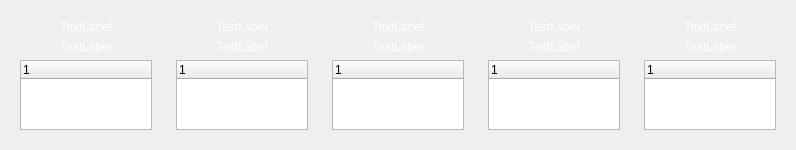
                     <widget class="QWidget" name="scrollAreaWidgetContents_10">
                      <property name="geometry">
                       <rect>
                        <x>0</x>
                        <y>0</y>
                        <width>792</width>
                        <height>145</height>
                       </rect>
                      </property>
                      <layout class="QHBoxLayout" name="horizontalLayout_3">
                       <item>
                        <widget class="QWidget" name="widget_53" native="true">
                         <property name="minimumSize">
                          <size>
                           <width>150</width>
                           <height>0</height>
                          </size>
                         </property>
                         <property name="maximumSize">
                          <size>
                           <width>150</width>
                           <height>16777215</height>
                          </size>
                         </property>
                         <layout class="QVBoxLayout" name="verticalLayout_21">
                          <item>
                           <widget class="QLabel" name="label_16">
                            <property name="layoutDirection">
                             <enum>Qt::LeftToRight</enum>
                            </property>
                            <property name="styleSheet">
                             <string notr="true">color: rgb(255, 255, 255);</string>
                            </property>
                            <property name="text">
                             <string>TextLabel</string>
                            </property>
                            <property name="alignment">
                             <set>Qt::AlignCenter</set>
                            </property>
                           </widget>
                          </item>
                          <item>
                           <widget class="QLabel" name="label_17">
                            <property name="styleSheet">
                             <string notr="true">color: rgb(255, 255, 255);</string>
                            </property>
                            <property name="text">
                             <string>TextLabel</string>
                            </property>
                            <property name="alignment">
                             <set>Qt::AlignCenter</set>
                            </property>
                           </widget>
                          </item>
                          <item>
                           <widget class="QTreeWidget" name="treeWidget_5">
                            <column>
                             <property name="text">
                              <string notr="true">1</string>
                             </property>
                            </column>
                           </widget>
                          </item>
                         </layout>
                        </widget>
                       </item>
                       <item>
                        <widget class="QWidget" name="widget_54" native="true">
                         <property name="minimumSize">
                          <size>
                           <width>150</width>
                           <height>0</height>
                          </size>
                         </property>
                         <property name="maximumSize">
                          <size>
                           <width>150</width>
                           <height>16777215</height>
                          </size>
                         </property>
                         <layout class="QVBoxLayout" name="verticalLayout_23">
                          <item>
                           <widget class="QLabel" name="label_18">
                            <property name="layoutDirection">
                             <enum>Qt::LeftToRight</enum>
                            </property>
                            <property name="styleSheet">
                             <string notr="true">color: rgb(255, 255, 255);</string>
                            </property>
                            <property name="text">
                             <string>TextLabel</string>
                            </property>
                            <property name="alignment">
                             <set>Qt::AlignCenter</set>
                            </property>
                           </widget>
                          </item>
                          <item>
                           <widget class="QLabel" name="label_21">
                            <property name="styleSheet">
                             <string notr="true">color: rgb(255, 255, 255);</string>
                            </property>
                            <property name="text">
                             <string>TextLabel</string>
                            </property>
                            <property name="alignment">
                             <set>Qt::AlignCenter</set>
                            </property>
                           </widget>
                          </item>
                          <item>
                           <widget class="QTreeWidget" name="treeWidget_7">
                            <column>
                             <property name="text">
                              <string notr="true">1</string>
                             </property>
                            </column>
                           </widget>
                          </item>
                         </layout>
                        </widget>
                       </item>
                       <item>
                        <widget class="QWidget" name="widget_55" native="true">
                         <property name="minimumSize">
                          <size>
                           <width>150</width>
                           <height>0</height>
                          </size>
                         </property>
                         <property name="maximumSize">
                          <size>
                           <width>150</width>
                           <height>16777215</height>
                          </size>
                         </property>
                         <layout class="QVBoxLayout" name="verticalLayout_24">
                          <item>
                           <widget class="QLabel" name="label_22">
                            <property name="layoutDirection">
                             <enum>Qt::LeftToRight</enum>
                            </property>
                            <property name="styleSheet">
                             <string notr="true">color: rgb(255, 255, 255);</string>
                            </property>
                            <property name="text">
                             <string>TextLabel</string>
                            </property>
                            <property name="alignment">
                             <set>Qt::AlignCenter</set>
                            </property>
                           </widget>
                          </item>
                          <item>
                           <widget class="QLabel" name="label_23">
                            <property name="styleSheet">
                             <string notr="true">color: rgb(255, 255, 255);</string>
                            </property>
                            <property name="text">
                             <string>TextLabel</string>
                            </property>
                            <property name="alignment">
                             <set>Qt::AlignCenter</set>
                            </property>
                           </widget>
                          </item>
                          <item>
                           <widget class="QTreeWidget" name="treeWidget_8">
                            <column>
                             <property name="text">
                              <string notr="true">1</string>
                             </property>
                            </column>
                           </widget>
                          </item>
                         </layout>
                        </widget>
                       </item>
                       <item>
                        <widget class="QWidget" name="widget_56" native="true">
                         <property name="minimumSize">
                          <size>
                           <width>150</width>
                           <height>0</height>
                          </size>
                         </property>
                         <property name="maximumSize">
                          <size>
                           <width>150</width>
                           <height>16777215</height>
                          </size>
                         </property>
                         <layout class="QVBoxLayout" name="verticalLayout_25">
                          <item>
                           <widget class="QLabel" name="label_24">
                            <property name="layoutDirection">
                             <enum>Qt::LeftToRight</enum>
                            </property>
                            <property name="styleSheet">
                             <string notr="true">color: rgb(255, 255, 255);</string>
                            </property>
                            <property name="text">
                             <string>TextLabel</string>
                            </property>
                            <property name="alignment">
                             <set>Qt::AlignCenter</set>
                            </property>
                           </widget>
                          </item>
                          <item>
                           <widget class="QLabel" name="label_25">
                            <property name="styleSheet">
                             <string notr="true">color: rgb(255, 255, 255);</string>
                            </property>
                            <property name="text">
                             <string>TextLabel</string>
                            </property>
                            <property name="alignment">
                             <set>Qt::AlignCenter</set>
                            </property>
                           </widget>
                          </item>
                          <item>
                           <widget class="QTreeWidget" name="treeWidget_9">
                            <column>
                             <property name="text">
                              <string notr="true">1</string>
                             </property>
                            </column>
                           </widget>
                          </item>
                         </layout>
                        </widget>
                       </item>
                       <item>
                        <widget class="QWidget" name="widget_52" native="true">
                         <property name="minimumSize">
                          <size>
                           <width>150</width>
                           <height>0</height>
                          </size>
                         </property>
                         <property name="maximumSize">
                          <size>
                           <width>150</width>
                           <height>16777215</height>
                          </size>
                         </property>
                         <layout class="QVBoxLayout" name="verticalLayout_20">
                          <item>
                           <widget class="QLabel" name="label_14">
                            <property name="layoutDirection">
                             <enum>Qt::LeftToRight</enum>
                            </property>
                            <property name="styleSheet">
                             <string notr="true">color: rgb(255, 255, 255);</string>
                            </property>
                            <property name="text">
                             <string>TextLabel</string>
                            </property>
                            <property name="alignment">
                             <set>Qt::AlignCenter</set>
                            </property>
                           </widget>
                          </item>
                          <item>
                           <widget class="QLabel" name="label_15">
                            <property name="styleSheet">
                             <string notr="true">color: rgb(255, 255, 255);</string>
                            </property>
                            <property name="text">
                             <string>TextLabel</string>
                            </property>
                            <property name="alignment">
                             <set>Qt::AlignCenter</set>
                            </property>
                           </widget>
                          </item>
                          <item>
                           <widget class="QTreeWidget" name="treeWidget_4">
                            <column>
                             <property name="text">
                              <string notr="true">1</string>
                             </property>
                            </column>
                           </widget>
                          </item>
                         </layout>
                        </widget>
                       </item>
                      </layout>
                     </widget>
